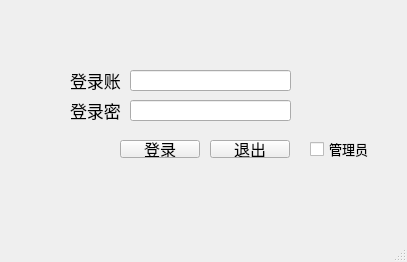
<?xml version="1.0" encoding="UTF-8"?>
<ui version="4.0">
 <class>load</class>
 <widget class="QMainWindow" name="load">
  <property name="geometry">
   <rect>
    <x>0</x>
    <y>0</y>
    <width>407</width>
    <height>262</height>
   </rect>
  </property>
  <property name="windowTitle">
   <string>MainWindow</string>
  </property>
  <widget class="QWidget" name="centralwidget">
   <widget class="QLineEdit" name="server">
    <property name="geometry">
     <rect>
      <x>130</x>
      <y>70</y>
      <width>161</width>
      <height>21</height>
     </rect>
    </property>
   </widget>
   <widget class="QPushButton" name="loadsure">
    <property name="geometry">
     <rect>
      <x>120</x>
      <y>140</y>
      <width>80</width>
      <height>18</height>
     </rect>
    </property>
    <property name="font">
     <font>
      <pointsize>12</pointsize>
     </font>
    </property>
    <property name="text">
     <string>登录</string>
    </property>
   </widget>
   <widget class="QLabel" name="label_2">
    <property name="geometry">
     <rect>
      <x>70</x>
      <y>100</y>
      <width>51</width>
      <height>21</height>
     </rect>
    </property>
    <property name="font">
     <font>
      <pointsize>13</pointsize>
     </font>
    </property>
    <property name="text">
     <string>登录密码</string>
    </property>
   </widget>
   <widget class="QCheckBox" name="checkBox">
    <property name="geometry">
     <rect>
      <x>310</x>
      <y>140</y>
      <width>61</width>
      <height>18</height>
     </rect>
    </property>
    <property name="font">
     <font>
      <pointsize>10</pointsize>
     </font>
    </property>
    <property name="text">
     <string>管理员</string>
    </property>
   </widget>
   <widget class="QLabel" name="label">
    <property name="geometry">
     <rect>
      <x>70</x>
      <y>70</y>
      <width>51</width>
      <height>20</height>
     </rect>
    </property>
    <property name="font">
     <font>
      <pointsize>13</pointsize>
     </font>
    </property>
    <property name="text">
     <string>登录账号</string>
    </property>
   </widget>
   <widget class="QLineEdit" name="password">
    <property name="geometry">
     <rect>
      <x>130</x>
      <y>100</y>
      <width>161</width>
      <height>21</height>
     </rect>
    </property>
   </widget>
   <widget class="QPushButton" name="end">
    <property name="geometry">
     <rect>
      <x>210</x>
      <y>140</y>
      <width>80</width>
      <height>18</height>
     </rect>
    </property>
    <property name="font">
     <font>
      <pointsize>12</pointsize>
     </font>
    </property>
    <property name="text">
     <string>退出</string>
    </property>
   </widget>
  </widget>
  <widget class="QMenuBar" name="menubar">
   <property name="geometry">
    <rect>
     <x>0</x>
     <y>0</y>
     <width>407</width>
     <height>17</height>
    </rect>
   </property>
  </widget>
  <widget class="QStatusBar" name="statusbar"/>
 </widget>
 <resources/>
 <connections/>
</ui>
